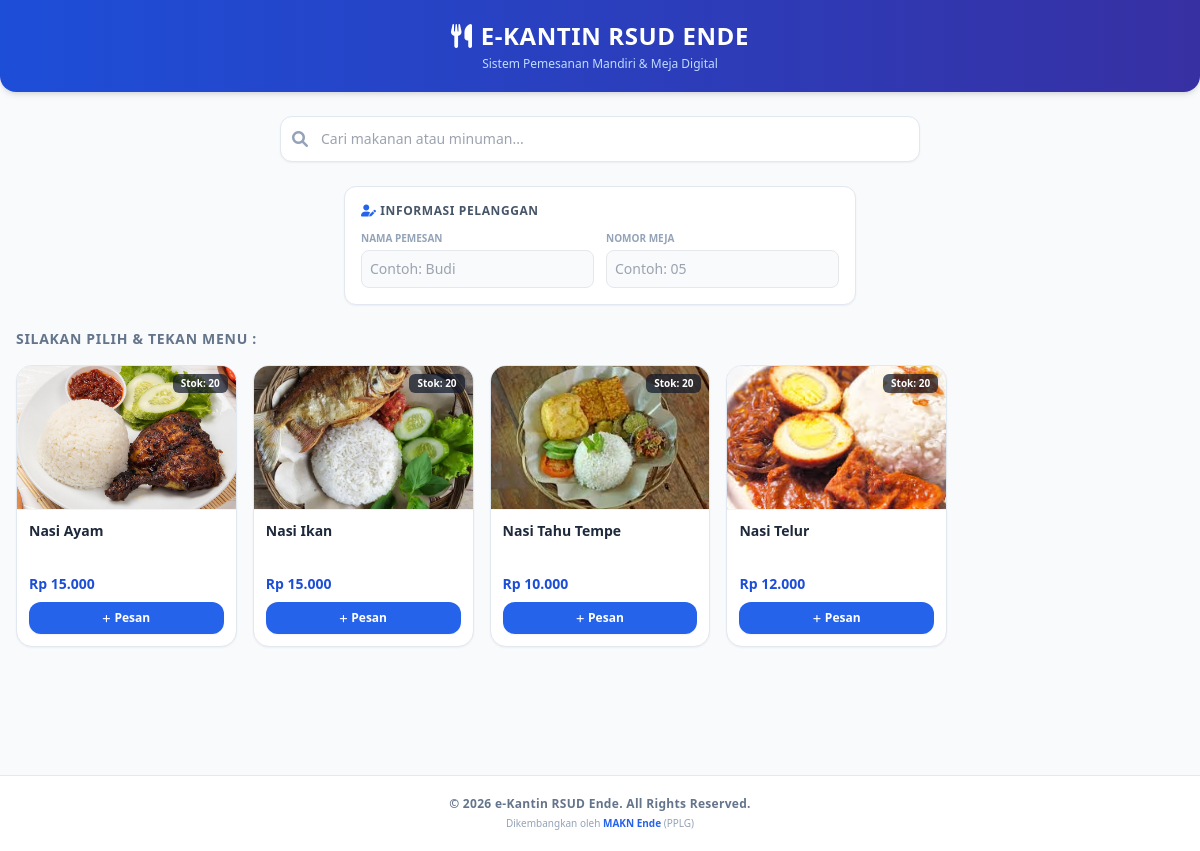
Page /katalog.php on the committed database.
### tables this page shows
CREATE TABLE `barang` (
  `id_barang` int NOT NULL,
  `id_kategori` int DEFAULT NULL,
  `nama_barang` varchar(100) NOT NULL,
  `harga` decimal(10,2) NOT NULL,
  `foto` text,
  `stok` int NOT NULL DEFAULT '0',
  `status` enum('Tersedia','Habis') DEFAULT 'Tersedia'
);

### katalog.php (the view, shortened to what this page needs)
<?php
include "config/db.php";
?>
<!DOCTYPE html>
<html lang="id">
<head>
    <script src="https://cdn.tailwindcss.com"></script>
    <link rel="stylesheet" href="https://cdnjs.cloudflare.com/ajax/libs/font-awesome/6.0.0/css/all.min.css">
</head>
<body class="bg-slate-50 text-slate-800 antialiased min-h-screen flex flex-col justify-between">
    <div class="flex-grow">
        <header class="bg-gradient-to-r from-blue-700 to-indigo-800 text-white shadow-md sticky top-0 z-40 px-4 py-5 text-center rounded-b-2xl max-w-7xl mx-auto w-full">
            <h1 class="text-2xl font-black tracking-wide flex items-center justify-center gap-2 uppercase">
                <i class="fas fa-utensils"></i> e-Kantin RSUD Ende
            </h1>
            <p class="text-xs text-blue-200 mt-1">Sistem Pemesanan Mandiri & Meja Digital</p>
        </header>
        <div class="mb-6 px-4 max-w-2xl mx-auto mt-6">
            <div class="relative">
                <span class="absolute inset-y-0 left-0 flex items-center pl-3 pointer-events-none text-slate-400">
                </span>
                <input
                    type="text"
                    id="searchMenu"
                    placeholder="Cari makanan atau minuman..."
                    class="w-full pl-10 pr-4 py-3 bg-white border border-slate-200 rounded-xl shadow-sm focus:outline-none focus:ring-2 focus:ring-blue-500 text-sm text-slate-700 transition-all"
                    onkeyup="cariMenu()"
                >
            </div>
        </div>
        <main class="max-w-7xl mx-auto px-4 mb-32">
            <div class="bg-white p-4 rounded-xl border border-slate-200 shadow-sm mb-6 space-y-3 max-w-lg mx-auto">
                <h3 class="text-xs font-bold text-slate-600 uppercase tracking-wider"><i class="fas fa-user-edit text-blue-600"></i> Informasi Pelanggan</h3>
                <div class="grid grid-cols-2 gap-3">
                    <div>
                        <label class="block text-[10px] font-bold text-slate-400 uppercase mb-1">Nama Pemesan</label>
                        <input type="text" id="nama_pemesan" oninput="simpanSesi()" placeholder="Contoh: Budi" class="w-full p-2 border rounded-lg text-sm bg-slate-50 outline-none focus:ring-2 focus:ring-blue-500" autocomplete="off">
                    </div>
                    <div>
                        <label class="block text-[10px] font-bold text-slate-400 uppercase mb-1">Nomor Meja</label>
                        <input type="number" id="nomor_meja" oninput="simpanSesi()" placeholder="Contoh: 05" class="w-full p-2 border rounded-lg text-sm bg-slate-50 outline-none focus:ring-2 focus:ring-blue-500">
                    </div>
                </div>
            </div>
            <div class="mb-4">
                <h2 class="text-sm font-bold text-slate-500 uppercase tracking-wider">Silakan Pilih & Tekan Menu :</h2>
            </div>
            <div class="grid grid-cols-2 sm:grid-cols-3 md:grid-cols-4 lg:grid-cols-5 xl:grid-cols-6 gap-4">
                <?php
                $query = mysqli_query($conn, "SELECT * FROM barang WHERE stok > 0 ORDER BY nama_barang ASC");
                while ($row = mysqli_fetch_array($query)) {
                    $nama_foto_otomatis = strtolower($row['nama_barang']) . '.jpg';
                    $path_gambar = 'assest/img/' . $nama_foto_otomatis;
                ?>
                <div class="card-menu bg-white rounded-2xl border border-slate-200 shadow-sm overflow-hidden flex flex-col justify-between hover:border-blue-400 hover:shadow-md transition duration-300">
                    <div class="w-full h-36 bg-slate-100 relative overflow-hidden border-b border-slate-100 flex items-center justify-center">
                        <img src="<?= $path_gambar; ?>" class="w-full h-full object-cover" alt="<?= $row['nama_barang']; ?>" onerror="this.onerror=null; this.src='https://images.unsplash.com/photo-1546069901-ba9599a7e63c?w=400&q=80';">
                        <span class="absolute top-2 right-2 bg-slate-900/70 backdrop-blur-xs text-[10px] font-bold text-white px-2 py-0.5 rounded-md">
                            Stok: <?= $row['stok']; ?>
                        </span>
                    </div>
                    <div class="p-3 flex flex-col justify-between flex-grow space-y-3">
                        <div>
                            <h3 class="nama-menu font-bold text-slate-800 text-sm capitalize line-clamp-2 min-h-[40px] leading-tight">
                                <?= $row['nama_barang']; ?>
                            </h3>
                        </div>
                        <div class="space-y-2 mt-auto">
                            <div class="text-sm font-black text-blue-700 block">
                                Rp <?= number_format($row['harga'], 0, ',', '.'); ?>
                            </div>
                            <div id="btn-container-<?= $row['id_barang']; ?>" class="w-full">
                                <button type="button" onclick="tambahPorsi('<?= $row['id_barang']; ?>', '<?= $row['nama_barang']; ?>', <?= $row['harga']; ?>, <?= $row['stok']; ?>)" class="w-full bg-blue-600 text-white text-xs font-bold py-2 rounded-xl hover:bg-blue-700 transition shadow-sm flex items-center justify-center gap-1">
                                    <i class="fas fa-plus text-[9px]"></i> Pesan
                                </button>
                            </div>
                        </div>
                    </div>
                </div>
                <?php } ?>
            </div>
        </main>
    </div>
    <footer class="bg-white border-t border-slate-200 py-5 text-center w-full">
        <div class="max-w-7xl mx-auto px-4">
            <p class="text-slate-500 font-semibold text-xs tracking-wide">
                &copy; 2026 e-Kantin RSUD Ende. All Rights Reserved.
            </p>
            <p class="text-slate-400 text-[10px] mt-1">
                Dikembangkan oleh <span class="text-blue-600 font-bold">MAKN Ende</span> (PPLG)
            </p>
        </div>
    </footer>
</body>
</html>

### rows in the picture
barang: shows a picture, stok "20", nama_barang "Nasi Ayam", harga "15.000"
barang: shows a picture, stok "20", nama_barang "Nasi Ikan", harga "15.000"
barang: shows a picture, stok "20", nama_barang "Nasi Tahu Tempe", harga "10.000"
barang: shows a picture, stok "20", nama_barang "Nasi Telur", harga "12.000"
